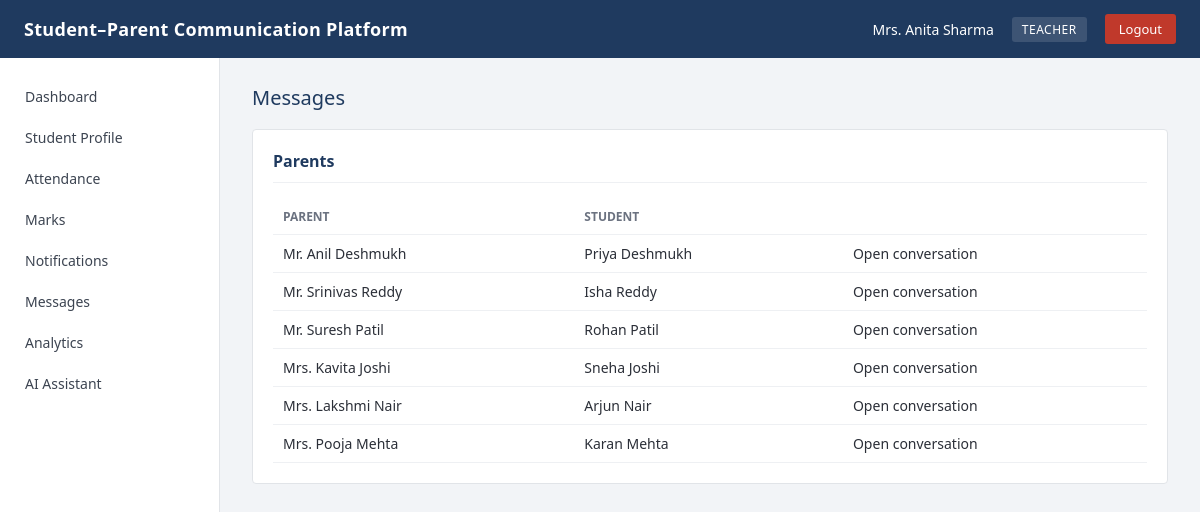
Screenshot of /messages/teacher (signed in) with the database file from the repository.
### tables this page shows
CREATE TABLE users (
    id INTEGER PRIMARY KEY AUTOINCREMENT,
    username TEXT UNIQUE NOT NULL,
    password_hash TEXT NOT NULL,
    role TEXT NOT NULL CHECK(role IN ('admin','teacher','student','parent')),
    full_name TEXT NOT NULL,
    email TEXT,
    phone TEXT,
    created_at TIMESTAMP DEFAULT CURRENT_TIMESTAMP
);

### app.py (the view, shortened to what this page needs)
@app.route("/messages/teacher", methods=["GET", "POST"])
@role_required("teacher")
def messages_teacher():
    user = current_user()
    parents = get_parents_for_teacher(user["id"])
    valid_parent_ids = {str(p["parent_id"]) for p in parents}
    parent_id_param = request.args.get("parent_id", "")
    selected_parent = None
    conversation = []
    if parent_id_param in valid_parent_ids:
        for p in parents:
            if str(p["parent_id"]) == parent_id_param:
                selected_parent = p
                break
        conversation = get_conversation(user["id"], int(parent_id_param))
    elif parent_id_param:
        flash("You are not authorized to message that parent.", "danger")
    return render_template(
        "messages_teacher.html",
        user=user,
        parents=parents,
        selected_parent=selected_parent,
        conversation=conversation,
    )

### app.py (called while the page is built)
def role_required(*roles):
    def decorator(view):
        @wraps(view)
        def wrapped(*args, **kwargs):
            if "user_id" not in session:
                flash("Please log in to continue.", "warning")
                return redirect(url_for("login"))
            if session.get("role") not in roles:
                flash("You do not have access to that page.", "danger")
                return redirect(url_for("dashboard"))
            return view(*args, **kwargs)
        return wrapped
    return decorator

def current_user():
    if "user_id" not in session:
        return None
    conn = db.get_connection()
    user = conn.execute("SELECT * FROM users WHERE id = ?", (session["user_id"],)).fetchone()
    conn.close()
    return user

def get_parents_for_teacher(teacher_user_id):
    conn = db.get_connection()
    rows = conn.execute(
        "SELECT DISTINCT pu.id AS parent_id, pu.full_name AS parent_name, "
        "su.full_name AS student_name "
        "FROM students s "
        "JOIN users pu ON pu.id = s.parent_id "
        "JOIN users su ON su.id = s.user_id "
        "WHERE s.teacher_id = ? "
        "ORDER BY pu.full_name",
        (teacher_user_id,),
    ).fetchall()
    conn.close()
    return rows

### database.py (called while the page is built)
def get_connection():
    conn = sqlite3.connect(DB_PATH)
    conn.row_factory = sqlite3.Row
    conn.execute("PRAGMA foreign_keys = ON")
    return conn

### templates/messages_teacher.html (shortened to what this page needs)
{% extends "base.html" %}
{% block content %}
<div class="page-title">Messages</div>
<div class="card">
    <h3>Parents</h3>
    {% if parents %}
    <table class="data-table">
        <tr><th>Parent</th><th>Student</th><th></th></tr>
        {% for p in parents %}
        <tr>
            <td>{{ p['parent_name'] }}</td>
            <td>{{ p['student_name'] }}</td>
            <td>
                <a href="{{ url_for('messages_teacher', parent_id=p['parent_id']) }}">
                    {% if selected_parent and selected_parent['parent_id'] == p['parent_id'] %}Viewing{% else %}Open conversation{% endif %}
                </a>
            </td>
        </tr>
        {% endfor %}
    </table>
    {% else %}
    <p>No parents are linked to your assigned students yet.</p>
    {% endif %}
</div>
{% endblock %}

### templates/base.html (shortened to what this page needs)
<!DOCTYPE html>
<html lang="en">
<head>
    <link rel="stylesheet" href="{{ url_for('static', filename='css/style.css') }}">
</head>
<body>
    <div class="navbar">
        <div class="brand">Student&ndash;Parent Communication Platform</div>
        {% if session.get('user_id') %}
        <div class="nav-right">
            <span>{{ session.get('full_name') }}</span>
            <span class="role-badge">{{ session.get('role') }}</span>
            <a class="logout-link" href="{{ url_for('logout') }}">Logout</a>
        </div>
        {% endif %}
    </div>
    <div class="layout">
        {% if session.get('user_id') %}
        <div class="sidebar">
            <a class="side-link" href="{{ url_for('dashboard') }}">Dashboard</a>
            {% if session.get('role') == 'student' %}
            <a class="side-link" href="{{ url_for('profile') }}">My Profile</a>
            {% elif session.get('role') == 'parent' %}
            <a class="side-link" href="{{ url_for('child_profile') }}">Child Profile</a>
            {% else %}
            <a class="side-link" href="{{ url_for('feature_placeholder', feature_key='profile') }}">Student Profile</a>
            {% endif %}
            {% if session.get('role') == 'teacher' %}
            <a class="side-link" href="{{ url_for('attendance_teacher') }}">Attendance</a>
            {% elif session.get('role') == 'student' %}
            <a class="side-link" href="{{ url_for('attendance_student') }}">Attendance</a>
            {% elif session.get('role') == 'parent' %}
            <a class="side-link" href="{{ url_for('attendance_parent') }}">Attendance</a>
            {% elif session.get('role') == 'admin' %}
            <a class="side-link" href="{{ url_for('analytics_admin') }}">Attendance</a>
            {% else %}
            <a class="side-link" href="{{ url_for('feature_placeholder', feature_key='attendance') }}">Attendance</a>
            {% endif %}
            {% if session.get('role') == 'teacher' %}
            <a class="side-link" href="{{ url_for('marks_teacher') }}">Marks</a>
            {% elif session.get('role') == 'student' %}
            <a class="side-link" href="{{ url_for('marks_student') }}">Marks</a>
            {% elif session.get('role') == 'parent' %}
            <a class="side-link" href="{{ url_for('marks_parent') }}">Marks</a>
            {% elif session.get('role') == 'admin' %}
            <a class="side-link" href="{{ url_for('analytics_admin') }}">Marks</a>
            {% else %}
            <a class="side-link" href="{{ url_for('feature_placeholder', feature_key='marks') }}">Marks</a>
            {% endif %}
            <a class="side-link" href="{{ url_for('feature_placeholder', feature_key='notifications') }}">Notifications</a>
            {% if session.get('role') == 'teacher' %}
            <a class="side-link" href="{{ url_for('messages_teacher') }}">Messages</a>
            {% elif session.get('role') == 'parent' %}
            <a class="side-link" href="{{ url_for('messages_parent') }}">Messages</a>
            {% else %}
            <a class="side-link" href="{{ url_for('feature_placeholder', feature_key='messages') }}">Messages</a>
            {% endif %}
            {% if session.get('role') == 'admin' %}
            <a class="side-link" href="{{ url_for('analytics_admin') }}">Analytics</a>
            {% elif session.get('role') == 'teacher' %}
            <a class="side-link" href="{{ url_for('analytics_teacher') }}">Analytics</a>
            {% else %}
            <a class="side-link" href="{{ url_for('feature_placeholder', feature_key='analytics') }}">Analytics</a>
            {% endif %}
            <a class="side-link" href="{{ url_for('feature_placeholder', feature_key='assistant') }}">AI Assistant</a>
        </div>
        {% endif %}
        <div class="content">
            {% block content %}{% endblock %}
        </div>
    </div>
</body>
</html>

### static/css/style.css (style rules this page uses)
* { box-sizing: border-box; }
body { margin: 0; font-family: "Segoe UI", Arial, Helvetica, sans-serif; background-color: #f2f4f7; color: #2b2f38; }
a { text-decoration: none; color: inherit; }
.navbar { background-color: #1f3a5f; color: #fff; padding: 0 24px; display: flex; align-items: center; justify-content: space-between; height: 58px; }
.navbar .brand { font-size: 18px; font-weight: 600; letter-spacing: 0.3px; }
.navbar .nav-right { display: flex; align-items: center; gap: 18px; font-size: 14px; }
.navbar .nav-right .role-badge { background-color: #ffffff22; padding: 4px 10px; border-radius: 3px; font-size: 12px; text-transform: uppercase; letter-spacing: 0.5px; }
.navbar .nav-right a.logout-link { background-color: #c0392b; padding: 6px 14px; border-radius: 3px; font-size: 13px; }
.layout { display: flex; min-height: calc(100vh - 58px); }
.sidebar { width: 220px; background-color: #ffffff; border-right: 1px solid #e1e4e8; padding: 18px 0; }
.sidebar a.side-link { display: block; padding: 11px 22px; font-size: 14px; color: #3c4451; border-left: 3px solid transparent; }
.content { flex: 1; padding: 26px 32px; }
.card { background-color: #ffffff; border: 1px solid #e1e4e8; border-radius: 4px; padding: 20px; margin-bottom: 20px; }
.card h3 { margin-top: 0; font-size: 16px; color: #1f3a5f; border-bottom: 1px solid #eef0f3; padding-bottom: 10px; }
.page-title { font-size: 20px; color: #1f3a5f; margin-bottom: 18px; }
table.data-table { width: 100%; border-collapse: collapse; font-size: 14px; }
table.data-table th, table.data-table td { text-align: left; padding: 9px 10px; border-bottom: 1px solid #eef0f3; }
table.data-table th { color: #6b7280; font-weight: 600; font-size: 12px; text-transform: uppercase; }

### rows the page displays
users: get "Mrs. Anita Sharma", get "TEACHER"
users: parent_name "Mr. Anil Deshmukh", student_name "Priya Deshmukh"
users: parent_name "Mr. Srinivas Reddy", student_name "Isha Reddy"
users: parent_name "Mr. Suresh Patil", student_name "Rohan Patil"
users: parent_name "Mrs. Kavita Joshi", student_name "Sneha Joshi"
users: parent_name "Mrs. Lakshmi Nair", student_name "Arjun Nair"
users: parent_name "Mrs. Pooja Mehta", student_name "Karan Mehta"
